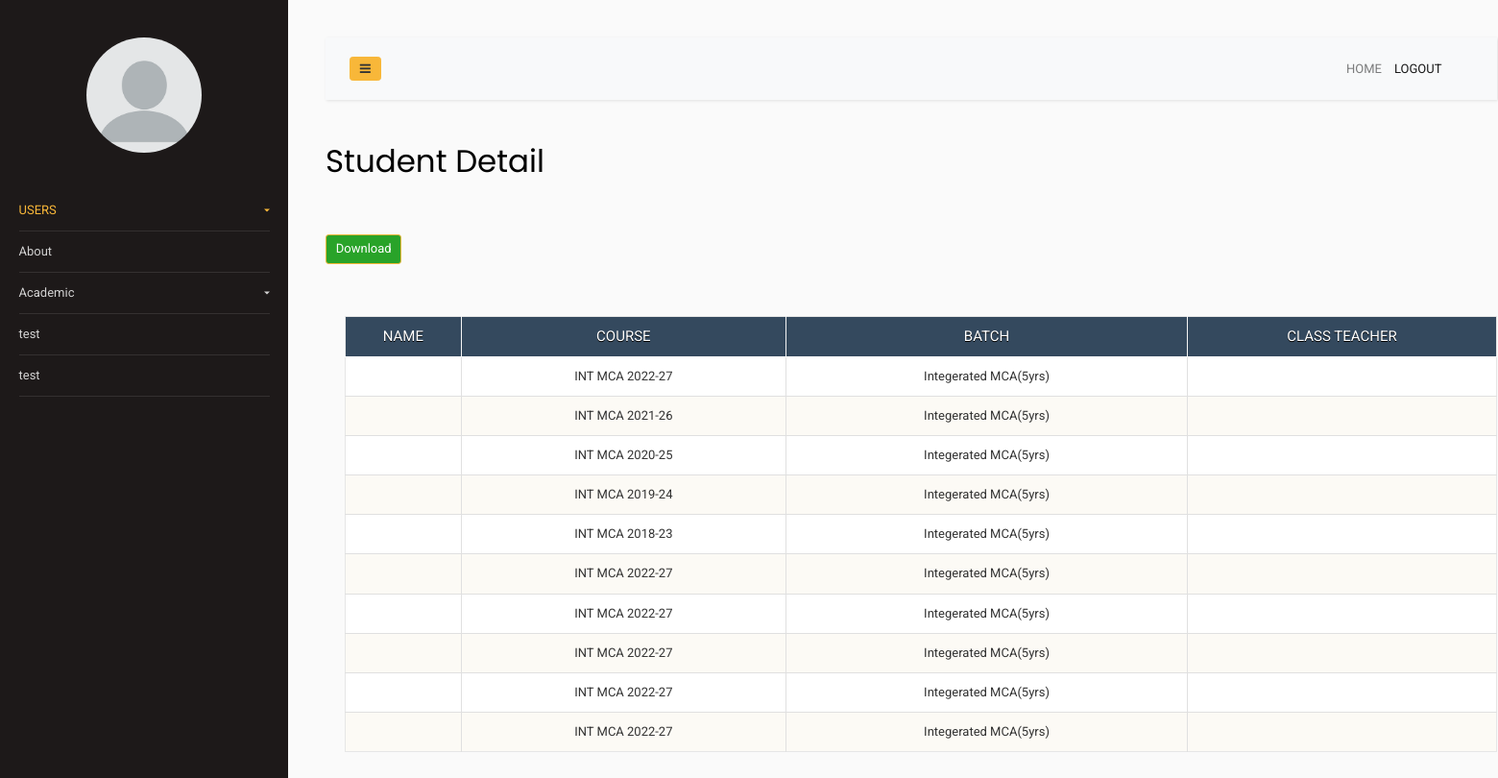
The app's page /sidebar-01/studentview.php (signed in) with its own data.
### tables this page shows
CREATE TABLE `tbl_student` (
  `stud_id` int(100) NOT NULL,
  `log_id` int(100) NOT NULL,
  `batch_id` int(100) NOT NULL
);

CREATE TABLE `tbl_batch` (
  `batch_id` int(100) NOT NULL,
  `batch_name` varchar(100) NOT NULL,
  `course_id` int(10) NOT NULL
);

CREATE TABLE `tbl_course` (
  `course_id` int(100) NOT NULL,
  `cousrename` varchar(100) NOT NULL
);

### sidebar-01/studentview.php (the view, shortened to what this page needs)
<html lang="en">
  <head>
		<link rel="stylesheet" href="table.css">
		<link rel="stylesheet" href="https://stackpath.bootstrapcdn.com/font-awesome/4.7.0/css/font-awesome.min.css">
		<link rel="stylesheet" href="css/style.css">
  </head>
  <body>
		<div class="wrapper d-flex align-items-stretch">
			<nav id="sidebar">
				<div class="p-4 pt-5">
		  		<a href="#" class="img logo rounded-circle mb-5" style="background-image: url(adminavatar.jpg);"></a>
	        <ul class="list-unstyled components mb-5">
	          <li class="active">
	            <a href="#homeSubmenu" data-toggle="collapse" aria-expanded="false" class="dropdown-toggle">USERS</a>
	          </li>
	          <li>
	              <a href="#">About</a>
	          </li>
	          <li>
              <a href="#pageSubmenu" data-toggle="collapse" aria-expanded="false" class="dropdown-toggle">Academic</a>
	          </li>
	          <li>
              <a href="#">test</a>
	          </li>
	          <li>
              <a href="#">test</a>
	          </li>
	        </ul>
	      </div>
    	</nav>
      <div id="content" class="p-4 p-md-5">
        <nav class="navbar navbar-expand-lg navbar-light bg-light">
          <div class="container-fluid">
            <button type="button" id="sidebarCollapse" class="btn btn-primary">
              <i class="fa fa-bars"></i>
            </button>
            <div class="collapse navbar-collapse" id="navbarSupportedContent">
              <ul class="nav navbar-nav ml-auto">
              <li class="nav-item">
                    <a class="nav-link" href="index.php">HOME</a>
                </li>
              <li class="nav-item active">
                    <a class="nav-link" href="/smartacademy/logout.php">LOGOUT</a>
                </li>
                <li class="nav-item">
                    <a class="nav-link" href="#"></a>
                </li>
                <li class="nav-item">
                    <a class="nav-link" href="#"></a>
                </li>
              </ul>
            </div>
          </div>
        </nav>
  <h1 id="h1">Student Detail</h1><br> <br>
  <button type="submit" class="btn btn-primary" name="submit" style="background-color: #29a329; color: white;" onclick="window.location.href = 'decm_excel.php';" > Download  </button>
    <?php
$servername = "localhost";
    $username = "root";
    $password = "";
    $dbname = "super_academy";
$conn = new mysqli($servername,
    $username, $password, $dbname);
 ?>
 <br> <br> <br>
 <table style="margin-left:20px;">
  <tr>
     <th>NAME</th>
     <th>COURSE</th>
     <th>BATCH</th>
     <th>CLASS TEACHER</th>
  </tr>
 <?php
$sql1 = "SELECT * from tbl_student";
$result1 = $conn->query($sql1);
 if ($result1->num_rows > 0) {
  while($row = $result1->fetch_assoc()) {
    $bid = $row['batch_id'];
    $sname = $row['student_name'];
    $sql2 = "SELECT * from tbl_batch where batch_id = '$bid'";
    $result2 = $conn->query($sql2);
    $row2 = $result2->fetch_array();
    $bname =  $row2['batch_name'];
    $cid = $row2['course_id'];
    $btid = $row2['batch_teacher'];
    $sql3 = "SELECT * from tbl_course where course_id = '$cid'";
    $result3 = $conn->query($sql3);
    $row3 = $result3->fetch_array();
    $cname =  $row3['cousrename'];
    $sql4 = "SELECT * from tbl_staff where tid = '$btid'";
    $result4 = $conn->query($sql4);
    $row4 = $result4->fetch_array();
    $tname =  $row4['tname'];
 ?>
  <tr>
    <td><?php echo $sname?></td>
    <td><?php echo $bname?></td>
    <td><?php echo $cname?></td>
    <td><?php echo $tname?></td>
  </tr>
 <?php
 }
 }
    ?>
</table>
<br><br>
</body>
  </body>
</html>

### sidebar-01/table.css (style rules this page uses)
* { font: 13px/1.7 "Roboto","Proxima Nova Rg","Source Sans Pro","Droid Sans",Arial,Helvetica, sans-serif; color:#333333; margin:0px; padding:0px; }
table { width: 1200px; margin:10px auto; box-shadow: none; border:1px solid #E6E6E6; padding:0; background-color:#FFFFFF; box-sizing: border-box; display: table; }
table th { text-align:center; background: #34495e; color:#FFF; text-shadow:0px 01px 0px #000; font-size:15px; height: 42px; border-radius: 0 !important; border-left: 1px solid whitesmoke; box-sizing:border-box; }
table th:first-child { border-left: 0; }
table tr { text-align: center; }
table td:first-child { box-sizing: border-box; border-left: 0; }
table td { padding: 9px; border-top: 1px solid #ffffff; border-bottom: 1px solid #e0e0e0; border-left: 1px solid #e0e0e0; background: white; }
table tr:nth-child(odd) td { background: #fcfaf5; }
table tr:last-child td { border-bottom: 0; }

### records on screen
tbl_student: batch.batch_name "INT MCA 2022-27", tbl_course.cousrename "Integerated MCA(5yrs)"
tbl_student: batch.batch_name "INT MCA 2021-26", tbl_course.cousrename "Integerated MCA(5yrs)"
tbl_student: batch.batch_name "INT MCA 2020-25", tbl_course.cousrename "Integerated MCA(5yrs)"
tbl_student: batch.batch_name "INT MCA 2019-24", tbl_course.cousrename "Integerated MCA(5yrs)"
tbl_student: batch.batch_name "INT MCA 2018-23", tbl_course.cousrename "Integerated MCA(5yrs)"
tbl_student: batch.batch_name "INT MCA 2022-27", tbl_course.cousrename "Integerated MCA(5yrs)"
tbl_student: batch.batch_name "INT MCA 2022-27", tbl_course.cousrename "Integerated MCA(5yrs)"
tbl_student: batch.batch_name "INT MCA 2022-27", tbl_course.cousrename "Integerated MCA(5yrs)"
tbl_student: batch.batch_name "INT MCA 2022-27", tbl_course.cousrename "Integerated MCA(5yrs)"
tbl_student: batch.batch_name "INT MCA 2022-27", tbl_course.cousrename "Integerated MCA(5yrs)"
